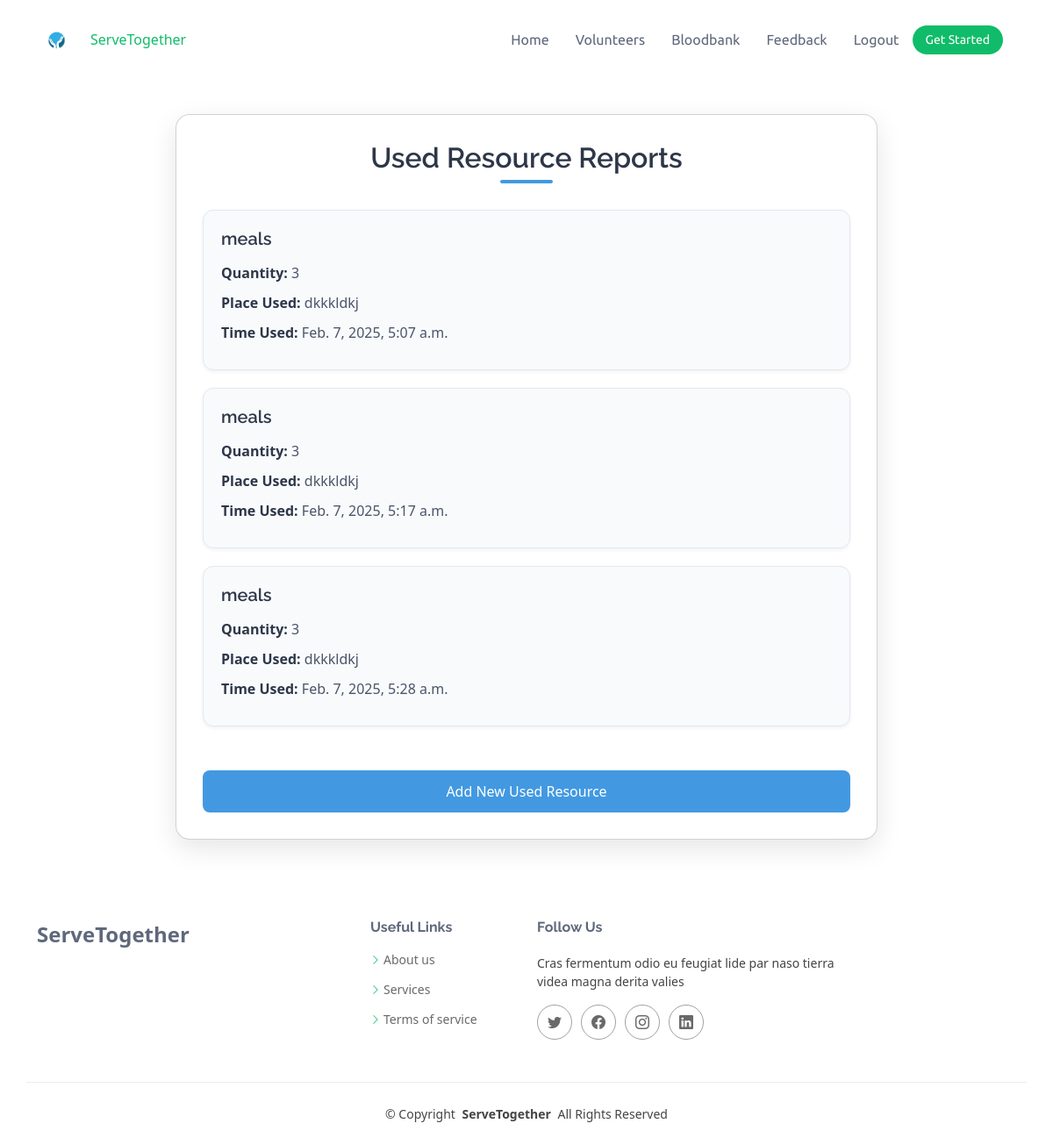
/used-resources/ (signed in), run on the app's committed database.
### core/models.py (models this page shows, shortened)
class UsedResource(models.Model):
    resource_name = models.CharField(max_length=200)
    quantity = models.PositiveIntegerField()
    place_used = models.CharField(max_length=300)
    time_used = models.DateTimeField(auto_now_add=True)

### core/views.py (the view)
# urls.py: path('used-resources/', views.used_resources_list, name='used_resources_list'),
def used_resources_list(request):
    resources = UsedResource.objects.all()
    return render(request, 'view_used_report.html', {'resources': resources})

### core/templates/view_used_report.html (shortened to what this page needs)
{% extends 'base.html'%}
{% block content %}
<html lang="en">
<head>
</head>
<body>
    <div class="card">
        <h2>Used Resource Reports</h2>
        <div class="resource-list">
            {% for resource in resources %}
                <div class="resource-card">
                    <h3>{{ resource.resource_name }}</h3>
                    <p><strong>Quantity:</strong> {{ resource.quantity }}</p>
                    <p><strong>Place Used:</strong> {{ resource.place_used }}</p>
                    <p><strong>Time Used:</strong> {{ resource.time_used }}</p>
                </div>
            {% empty %}
                <p class="resource-card">No resources used yet.</p>
            {% endfor %}
        </div>
        <a href="{% url 'add_used_resource' %}" class="link">Add New Used Resource</a>
    </div>
</body>
</html>
{% endblock %}

### static/assets/css/main.css (style rules this page uses)
:root { --default-font: "Roboto", system-ui, -apple-system, "Segoe UI", Roboto, "Helvetica Neue", Arial, "Noto Sans", "Liberation Sans", sans-serif, "Apple Color Emoji", "Segoe UI Emoji", "Segoe UI Symbol", "Noto Color Emoji"; --heading-font: "Raleway", sans-serif; --nav-font: "Ubuntu", sans-serif; }
:root { --background-color: #ffffff; --default-color: #444444; --heading-color: #5f687b; --accent-color: #10bc69; --surface-color: #ffffff; --contrast-color: #ffffff; }
:root { --nav-color: #5f687b; --nav-hover-color: #10bc69; --nav-mobile-background-color: #ffffff; --nav-dropdown-background-color: #ffffff; --nav-dropdown-color: #5f687b; --nav-dropdown-hover-color: #10bc69; }
:root { scroll-behavior: smooth; }
body { color: var(--default-color); background-color: var(--background-color); font-family: var(--default-font); }
a { color: var(--accent-color); text-decoration: none; transition: 0.3s; }
h1, h2, h3, h4, h5, h6 { color: var(--heading-color); font-family: var(--heading-font); }

### core/templates/view_used_report.html (style rules this page uses)
* { margin: 0; padding: 0; box-sizing: border-box; font-family: 'Segoe UI', Tahoma, Geneva, Verdana, sans-serif; }
.card { max-width: 800px; width: 90%; margin: 40px auto; background: #ffffff; padding: 30px; border-radius: 16px; box-shadow: 0 10px 30px rgba(0, 0, 0, 0.1); transition: transform 0.3s ease; }
h2 { margin-bottom: 30px; text-align: center; color: #2d3748; font-size: 2rem; font-weight: 600; position: relative; padding-bottom: 10px; }
h2::after { content: ''; position: absolute; bottom: 0; left: 50%; transform: translateX(-50%); width: 60px; height: 4px; background: #4299e1; border-radius: 2px; }
.resource-list { display: grid; gap: 20px; margin-bottom: 30px; }
.resource-card { background: #f8fafc; padding: 20px; border-radius: 12px; box-shadow: 0 2px 4px rgba(0, 0, 0, 0.05); transition: all 0.3s ease; border: 1px solid #e2e8f0; }
.resource-card h3 { margin-bottom: 15px; color: #2d3748; font-size: 1.25rem; font-weight: 600; }
.resource-card p { margin-bottom: 10px; color: #4a5568; font-size: 1rem; line-height: 1.5; }
.resource-card strong { color: #2d3748; font-weight: 600; }
.link { display: inline-block; width: 100%; padding: 12px 24px; background: #4299e1; color: white; text-decoration: none; text-align: center; border-radius: 8px; font-weight: 500; transition: all 0.3s ease; margin-top: 20px; }

### data on the page
UsedResource: resource_name "meals", quantity "3", place_used "dkkkldkj", time_used "Feb. 7, 2025, 5:07 a.m."
UsedResource: resource_name "meals", quantity "3", place_used "dkkkldkj", time_used "Feb. 7, 2025, 5:17 a.m."
UsedResource: resource_name "meals", quantity "3", place_used "dkkkldkj", time_used "Feb. 7, 2025, 5:28 a.m."
